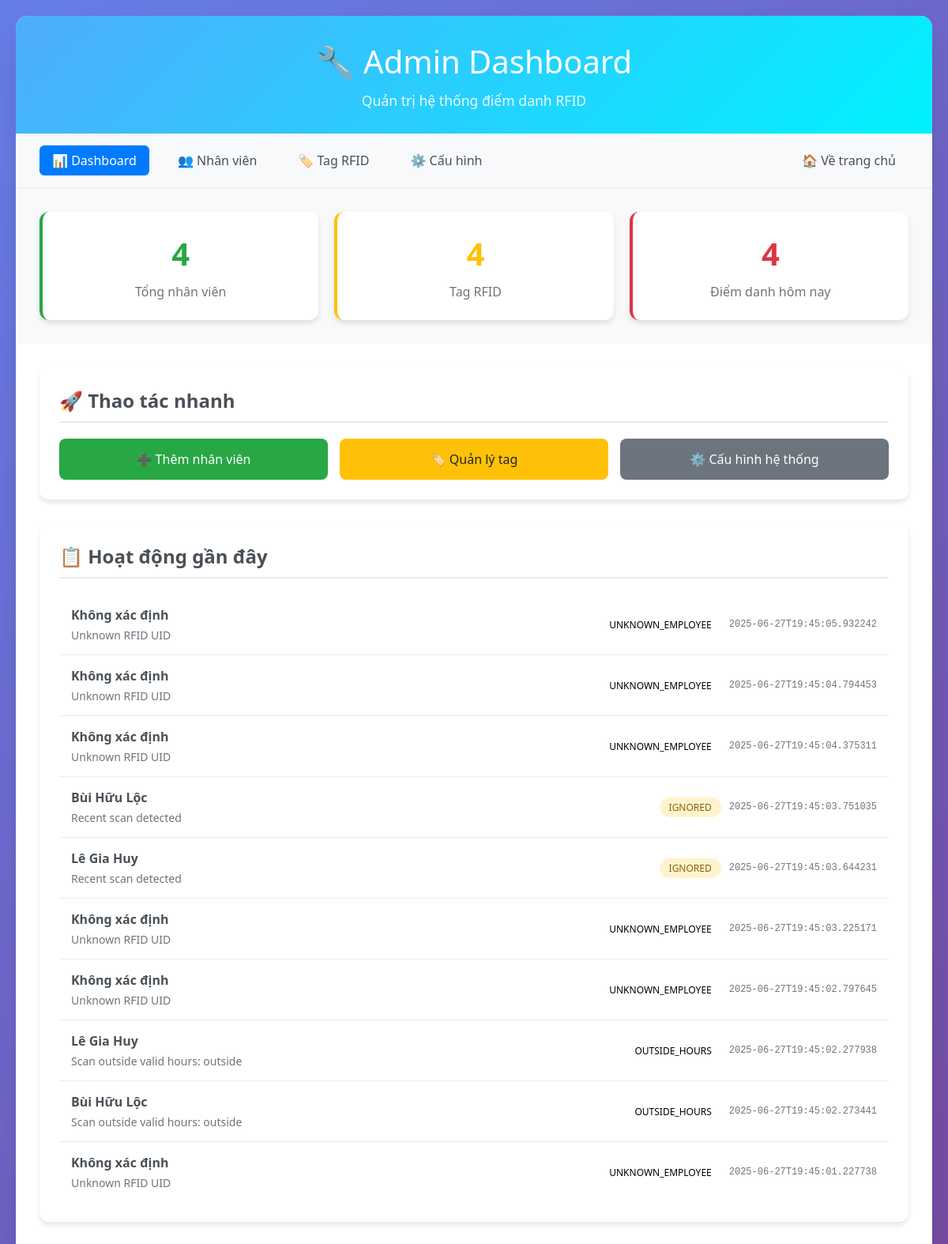
The page /admin on the database its author committed.
### tables this page shows
CREATE TABLE rfid_scan_logs (
            id INTEGER PRIMARY KEY AUTOINCREMENT,
            employee_id INTEGER,
            rfid_uid TEXT NOT NULL,
            timestamp TEXT NOT NULL,
            reader_id TEXT NOT NULL,
            status TEXT NOT NULL,
            note TEXT,
            FOREIGN KEY (employee_id) REFERENCES employees (id)
        );

CREATE TABLE employees (
            id INTEGER PRIMARY KEY AUTOINCREMENT,
            name TEXT NOT NULL,
            employee_code TEXT UNIQUE,
            department TEXT,
            position TEXT,
            email TEXT,
            phone TEXT,
            is_active BOOLEAN DEFAULT 1,
            created_at TEXT DEFAULT CURRENT_TIMESTAMP,
            updated_at TEXT DEFAULT CURRENT_TIMESTAMP
        );

### app.py (the view)
@app.route('/admin')
def admin_dashboard():
    conn = sqlite3.connect('checkins.db')
    total_employees = conn.execute('SELECT COUNT(*) FROM employees WHERE is_active = 1').fetchone()[0]
    total_tags = conn.execute('SELECT COUNT(*) FROM employee_tags WHERE is_active = 1').fetchone()[0]
    today_attendance = conn.execute('''
        SELECT COUNT(*) FROM attendances
        WHERE date = ? AND check_in_time IS NOT NULL
    ''', (datetime.now().strftime('%Y-%m-%d'),)).fetchone()[0]
    recent_logs = conn.execute('''
        SELECT sl.timestamp, e.name, sl.status, sl.note
        FROM rfid_scan_logs sl
        LEFT JOIN employees e ON sl.employee_id = e.id
        ORDER BY sl.timestamp DESC
        LIMIT 10
    ''').fetchall()
    conn.close()
    return render_template('admin/dashboard.html',
                         total_employees=total_employees,
                         total_tags=total_tags,
                         today_attendance=today_attendance,
                         recent_logs=recent_logs)

### templates/admin/dashboard.html (shortened to what this page needs)
<!DOCTYPE html>
<html lang="vi">
  <head>
  </head>
  <body>
    <div class="container">
      <div class="header">
        <h1>🔧 Admin Dashboard</h1>
        <p>Quản trị hệ thống điểm danh RFID</p>
      </div>
      <div class="nav">
        <a href="/admin" class="active">📊 Dashboard</a>
        <a href="/admin/employees">👥 Nhân viên</a>
        <a href="/admin/tags">🏷️ Tag RFID</a>
        <a href="/admin/config">⚙️ Cấu hình</a>
        <a href="/" style="margin-left: auto">🏠 Về trang chủ</a>
      </div>
      <div class="stats-grid">
        <div class="stat-card employees">
          <div class="stat-number">{{ total_employees }}</div>
          <div class="stat-label">Tổng nhân viên</div>
        </div>
        <div class="stat-card tags">
          <div class="stat-number">{{ total_tags }}</div>
          <div class="stat-label">Tag RFID</div>
        </div>
        <div class="stat-card attendance">
          <div class="stat-number">{{ today_attendance }}</div>
          <div class="stat-label">Điểm danh hôm nay</div>
        </div>
      </div>
      <div class="content">
        <div class="section">
          <h2>🚀 Thao tác nhanh</h2>
          <div class="quick-actions">
            <a href="/admin/employees" class="action-btn employees"
              >➕ Thêm nhân viên</a
            >
            <a href="/admin/tags" class="action-btn tags">🏷️ Quản lý tag</a>
            <a href="/admin/config" class="action-btn config"
              >⚙️ Cấu hình hệ thống</a
            >
          </div>
        </div>
        <div class="section">
          <h2>📋 Hoạt động gần đây</h2>
          <ul class="activity-list">
            {% for log in recent_logs %}
            <li class="activity-item">
              <div class="activity-info">
                <div class="activity-name">
                  {{ log[1] or 'Không xác định' }}
                </div>
                <div class="activity-details">
                  {{ log[3] or 'Không có ghi chú' }}
                </div>
              </div>
              <div style="display: flex; align-items: center; gap: 10px">
                <span class="status-badge status-{{ log[2] }}"
                  >{{ log[2] }}</span
                >
                <span class="activity-time">{{ log[0] }}</span>
              </div>
            </li>
            {% endfor %}
          </ul>
        </div>
      </div>
    </div>
  </body>
</html>

### templates/admin/dashboard.html (style rules this page uses)
* { margin: 0; padding: 0; box-sizing: border-box; }
body { font-family: "Segoe UI", Tahoma, Geneva, Verdana, sans-serif; background: linear-gradient(135deg, #667eea 0%, #764ba2 100%); min-height: 100vh; padding: 20px; }
.container { max-width: 1400px; margin: 0 auto; background: white; border-radius: 15px; box-shadow: 0 20px 40px rgba(0, 0, 0, 0.1); overflow: hidden; }
.header { background: linear-gradient(135deg, #4facfe 0%, #00f2fe 100%); color: white; padding: 30px; text-align: center; }
.header h1 { font-size: 2.5em; margin-bottom: 10px; font-weight: 300; }
.header p { font-size: 1.1em; opacity: 0.9; }
.nav { background: #f8f9fa; padding: 15px 30px; border-bottom: 1px solid #e9ecef; display: flex; gap: 20px; align-items: center; flex-wrap: wrap; }
.nav a { text-decoration: none; color: #495057; padding: 8px 16px; border-radius: 6px; transition: all 0.3s ease; font-weight: 500; }
.nav a.active { background: #007bff; color: white; }
.stats-grid { display: grid; grid-template-columns: repeat(auto-fit, minmax(250px, 1fr)); gap: 20px; padding: 30px; background: #f8f9fa; }
.stat-card { background: white; padding: 25px; border-radius: 12px; text-align: center; box-shadow: 0 4px 6px rgba(0, 0, 0, 0.1); border-left: 4px solid #007bff; }
.stat-card.employees { border-left-color: #28a745; }
.stat-card.tags { border-left-color: #ffc107; }
.stat-card.attendance { border-left-color: #dc3545; }
.stat-number { font-size: 2.5em; font-weight: bold; color: #007bff; margin-bottom: 10px; }
.stat-card.employees .stat-number { color: #28a745; }
.stat-card.tags .stat-number { color: #ffc107; }
.stat-card.attendance .stat-number { color: #dc3545; }
.stat-label { color: #6c757d; font-size: 16px; font-weight: 500; }
.content { padding: 30px; }
.section { background: white; border-radius: 12px; padding: 25px; margin-bottom: 30px; box-shadow: 0 4px 6px rgba(0, 0, 0, 0.1); }
.section h2 { color: #495057; margin-bottom: 20px; font-size: 1.5em; border-bottom: 2px solid #e9ecef; padding-bottom: 10px; }
.activity-list { list-style: none; }
.activity-item { padding: 15px; border-bottom: 1px solid #e9ecef; display: flex; justify-content: space-between; align-items: center; }
.activity-item:last-child { border-bottom: none; }
.activity-info { flex: 1; }
.activity-name { font-weight: 600; color: #495057; margin-bottom: 5px; }
.activity-details { color: #6c757d; font-size: 14px; }
.activity-time { color: #6c757d; font-size: 12px; font-family: "Courier New", monospace; }
.status-badge { padding: 4px 12px; border-radius: 20px; font-size: 12px; font-weight: 500; text-transform: uppercase; }
.status-ignored { background: #fff3cd; color: #856404; }
.quick-actions { display: grid; grid-template-columns: repeat(auto-fit, minmax(200px, 1fr)); gap: 15px; margin-top: 20px; }
.action-btn { display: block; padding: 15px 20px; background: #007bff; color: white; text-decoration: none; border-radius: 8px; text-align: center; font-weight: 500; transition: all 0.3s ease; }
.action-btn.employees { background: #28a745; }
.action-btn.tags { background: #ffc107; color: #212529; }
.action-btn.config { background: #6c757d; }

### rows shown on the page
rfid_scan_logs: log "Không xác định", note "Unknown RFID UID", status "UNKNOWN_EMPLOYEE", timestamp "2025-06-27T19:45:05.932242"
rfid_scan_logs: log "Không xác định", note "Unknown RFID UID", status "UNKNOWN_EMPLOYEE", timestamp "2025-06-27T19:45:04.794453"
rfid_scan_logs: log "Không xác định", note "Unknown RFID UID", status "UNKNOWN_EMPLOYEE", timestamp "2025-06-27T19:45:04.375311"
rfid_scan_logs: name "Bùi Hữu Lộc", note "Recent scan detected", status "IGNORED", timestamp "2025-06-27T19:45:03.751035"
rfid_scan_logs: name "Lê Gia Huy", note "Recent scan detected", status "IGNORED", timestamp "2025-06-27T19:45:03.644231"
rfid_scan_logs: log "Không xác định", note "Unknown RFID UID", status "UNKNOWN_EMPLOYEE", timestamp "2025-06-27T19:45:03.225171"
rfid_scan_logs: log "Không xác định", note "Unknown RFID UID", status "UNKNOWN_EMPLOYEE", timestamp "2025-06-27T19:45:02.797645"
rfid_scan_logs: name "Lê Gia Huy", note "Scan outside valid hours: outside", status "OUTSIDE_HOURS", timestamp "2025-06-27T19:45:02.277938"
rfid_scan_logs: name "Bùi Hữu Lộc", note "Scan outside valid hours: outside", status "OUTSIDE_HOURS", timestamp "2025-06-27T19:45:02.273441"
rfid_scan_logs: log "Không xác định", note "Unknown RFID UID", status "UNKNOWN_EMPLOYEE", timestamp "2025-06-27T19:45:01.227738"

### other values the page prints
{{ total_employees }} "4"
{{ total_tags }} "4"
{{ today_attendance }} "4"
